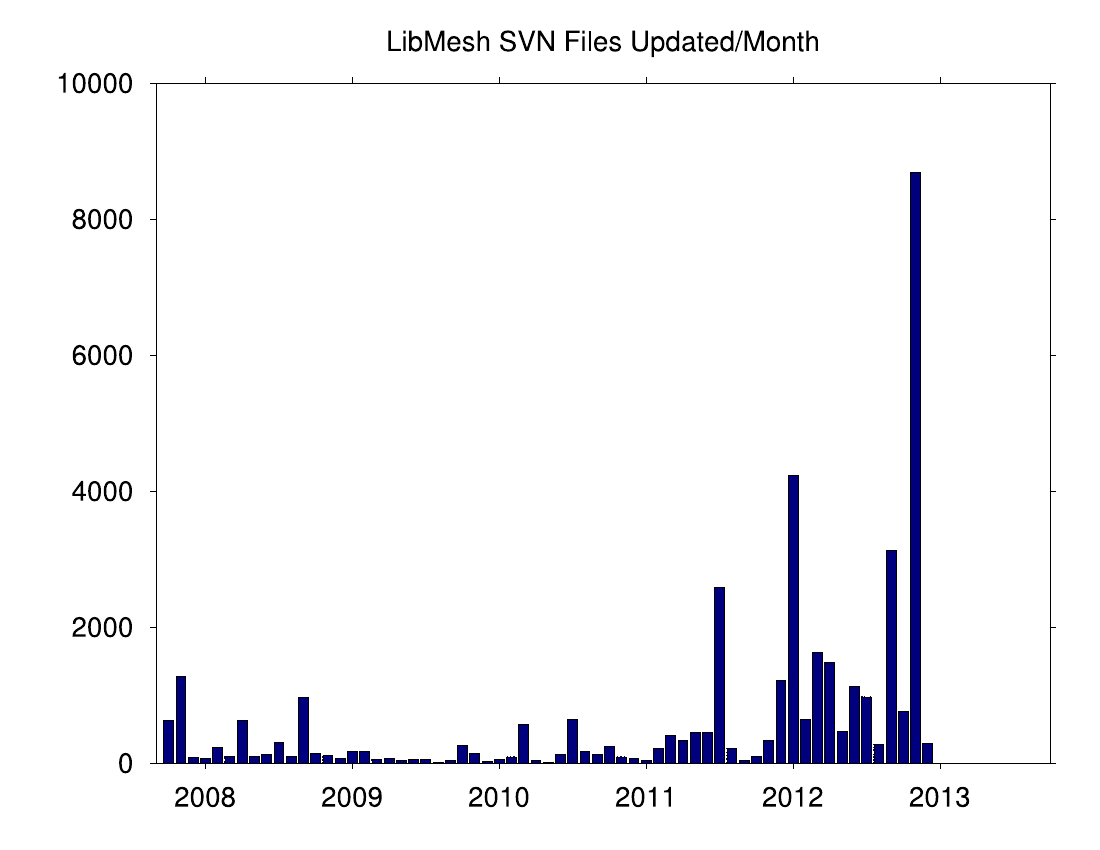

The script that saved this image:
#!/usr/bin/env python
import matplotlib.pyplot as plt
import numpy as np

# After selecting the date range, scroll down to the bottom to see the sums...
# At some point, the names of these data columns changed to:
# .) Read transactions
# .) Write transactions
# .) Write files
# But I think the numbers are still consistent.
# If there were no transactions of any kind for a time period (see Sep. 2013)
# sourceforge won't even generate a plot!

# The first month with statistics is October 2007
#               Read    Write   Total files updated
data = [
'Apr', '2014',      0,   0,    0, # As of June 1, 2014 the site above no longer exists...
'Mar', '2014',      0,   0,    0,
'Feb', '2014',      0,   0,    0,
'Jan', '2014',      0,   0,    0,
'Dec', '2013',      0,   0,    0,
'Nov', '2013',      0,   0,    0, # SVN repository deleted from sf.net Nov 11, 2013
'Oct', '2013',      0,   0,    0,
'Sep', '2013',      0,   0,    0,
'Aug', '2013',      2,   0,    0,
'Jul', '2013',      6,   0,    0,
'Jun', '2013',     34,   0,    0,
'May', '2013',     68,   0,    0,
'Apr', '2013',     80,   0,    0,
'Mar', '2013',    264,   0,    0,
'Feb', '2013',    657,   0,    0,
'Jan', '2013',  10975,   0,    0,
'Dec', '2012',  18856, 109,  293, # libmesh switched to github Dec 10, 2012
'Nov', '2012',  37326, 637, 8690,
'Oct', '2012',   4145, 185,  766,
'Sep', '2012', 125646, 166, 3130,
'Aug', '2012',   9582,  84,  279,
'Jul', '2012',   3722, 185,  982,
'Jun', '2012',  82413, 121, 1135,
'May', '2012',   6936,  50,  477,
'Apr', '2012',  52424, 146, 1483,
'Mar', '2012',  25472, 338, 1635,
'Feb', '2012',  75335, 180,  656,
'Jan', '2012',  17189,  58, 4240,
'Dec', '2011',   3192,  73, 1217,
'Nov', '2011',  39408, 106,  346,
'Oct', '2011',  58461,  36,  110,
'Sep', '2011',   6966,  19,   42,
'Aug', '2011',  71837,  61,  230,
'Jul', '2011',  46641, 109, 2585,
'Jun', '2011',   3995, 111,  459,
'May', '2011',  10012,  71,  464,
'Apr', '2011',  38179, 128,  338,
'Mar', '2011',   5403, 105,  410,
'Feb', '2011',   9185,  30,  230,
'Jan', '2011',   1022,  28,   47,
'Dec', '2010',  55776,  27,   79,
'Nov', '2010',  26312,  42,   98,
'Oct', '2010',   8778,  64,  256,
'Sep', '2010',   5614,  58,  129,
'Aug', '2010',   3501,  64,  185,
'Jul', '2010',   5343,  15,  650,
'Jun', '2010',   7109,  50,  142,
'May', '2010',  76137,  15,   19,
'Apr', '2010',   4048,  35,   51,
'Mar', '2010',   1004,  77,  582,
'Feb', '2010',   6846,  47,   99,
'Jan', '2010',    293,  37,   58,
'Dec', '2009',   7438,  27,   39,
'Nov', '2009',   3085,  46,  155,
'Oct', '2009',    606,  50,  274,
'Sep', '2009',   3693,  30,   51,
'Aug', '2009',   3587,   6,   13,
'Jul', '2009',    374,  30,   68,
'Jun', '2009',    330,  22,   60,
'May', '2009',   3560,  15,   52,
'Apr', '2009',  18652,  32,   79,
'Mar', '2009',    248,  22,   55,
'Feb', '2009',      0,  52,  178,
'Jan', '2009',      0,  55,  182,
'Dec', '2008',      1,  29,   70,
'Nov', '2008',    433,  39,  116,
'Oct', '2008',    305,  39,  153,
'Sep', '2008',    634,  72,  979,
'Aug', '2008',    660,  56,  103,
'Jul', '2008',    144,  52,  316,
'Jun', '2008',   5656,  45,  140,
'May', '2008',    147,  37,  100,
'Apr', '2008',    219,  53,  637,
'Mar', '2008',    248,  43,  102,
'Feb', '2008',   5297,  88,  240,
'Jan', '2008',    110,  31,   74,
'Dec', '2007',    184,  44,   86,
'Nov', '2007',   5348, 258, 1281,
'Oct', '2007',    174,  93,  633
            ]

# Extract the total number of files updated
tot_files = data[4::5]

# The list is in reverse chronological order, so reverse it!
tot_files = tot_files[::-1]

# Get a reference to the figure
fig = plt.figure()

# 111 is equivalent to Matlab's subplot(1,1,1) command
ax = fig.add_subplot(111)

# Create an x-axis for plotting
N = len(tot_files);
x = np.linspace(1, N, N)

# Width of the bars
width = 0.8

# Make the bar chart.
ax.bar(x, tot_files, width, color='b')

# Create title
fig.suptitle('LibMesh SVN Files Updated/Month')

# Specify xtick locations
#         2008 09  10  11  12  13
xticks = [4,   16, 28, 40, 52, 64];
xticks = [x+width/2. for x in xticks]
ax.set_xticks(xticks)

# Specify tick labels
xticklabels = ['2008', '2009', '2010', '2011', '2012', '2013']
ax.set_xticklabels(xticklabels)

# Save as PDF
plt.savefig('libmesh_svn.pdf')
